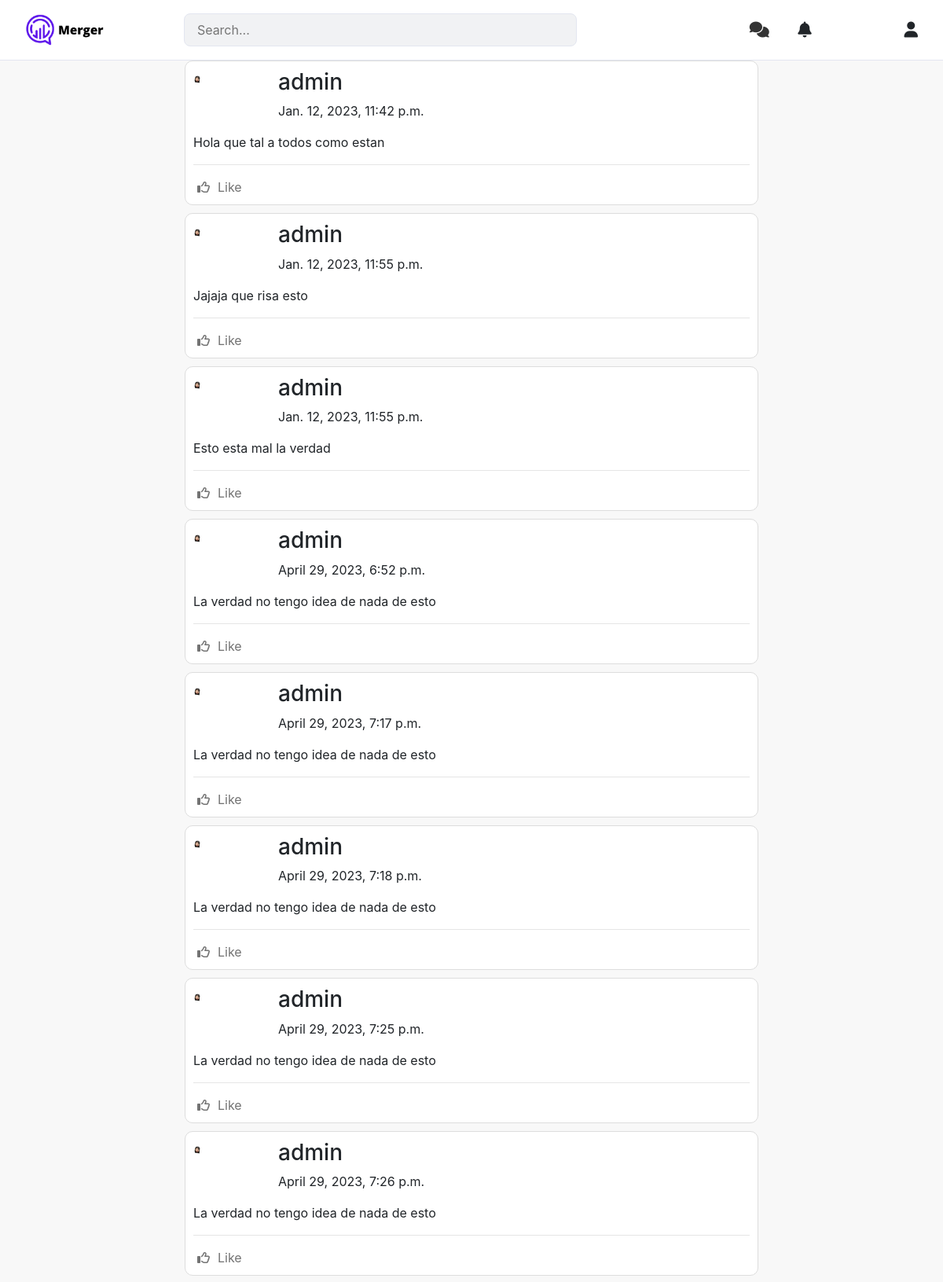
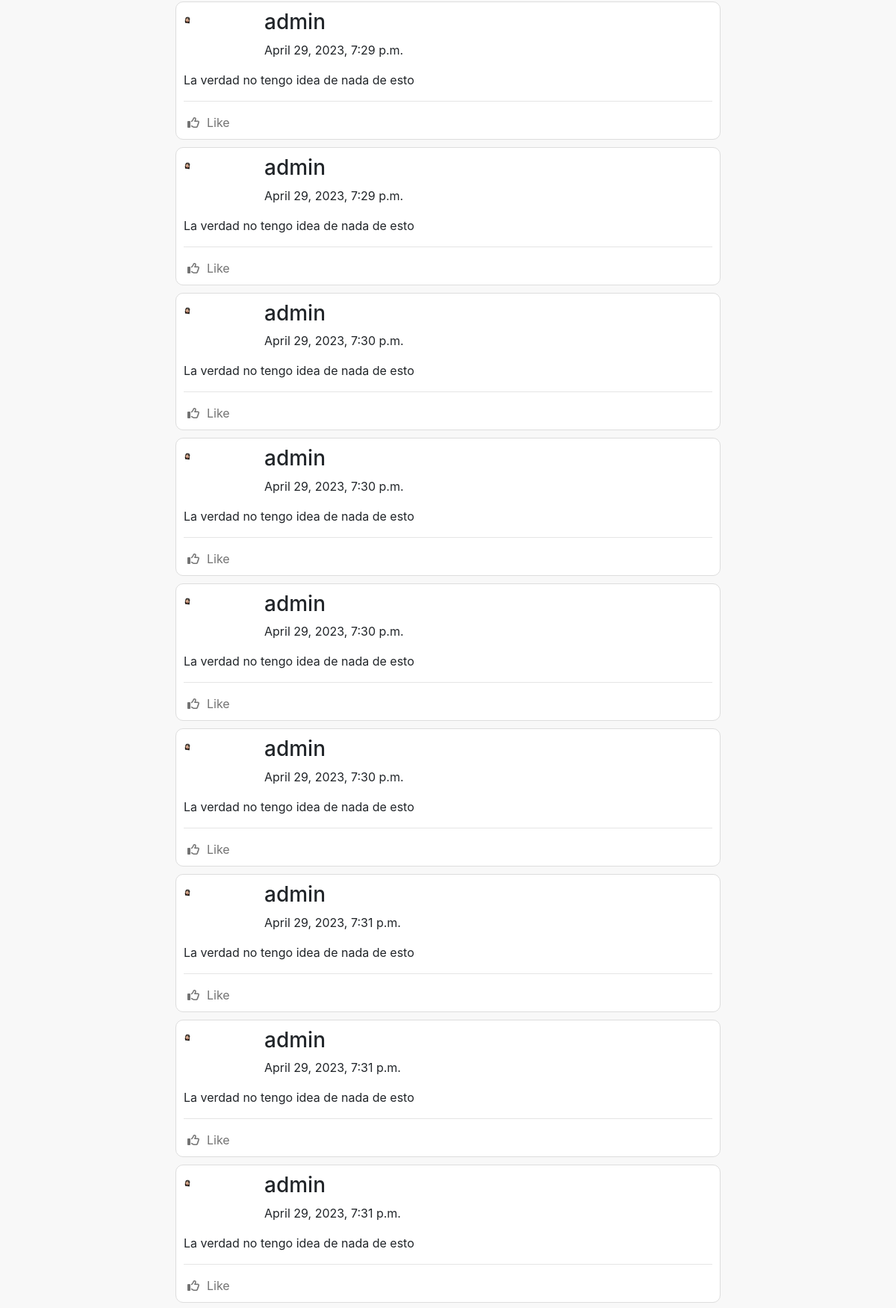
The page / (upper part) on the database its author committed (2 pictures, top to bottom).
### network/models.py (models this page shows)
class Post(models.Model):
    owner = models.ForeignKey(User, related_name="posts", on_delete=models.CASCADE)
    content = models.CharField(max_length=200, blank=False, null=False)
    created_date = models.DateTimeField(auto_now_add=True)
    likes = models.IntegerField(default=0)

class User(AbstractUser):
    avatar_img = models.URLField()
    following = models.ManyToManyField('self', related_name='followers')

### network/views.py (the view)
# urls.py: path("", views.index, name="index"),
def index(request):
    if request.method == 'POST':
        if not request.user.is_authenticated:
            return redirect('index')
        content = request.POST['new_post_content']
        Post.objects.create(owner = request.user, content = content)
    posts = Post.objects.all()
    return render(request, "network/pages/index.html", {'posts': posts})

### network/templates/network/pages/index.html (shortened to what this page needs)
{% extends "network/layout.html" %} {% block body %}
<main class="">
  <div class="wrapper container">
    <div class="row">
      <aside class="col-sm-2">
      </aside>
      <div class="col-sm-8">
        <section class="feed">
          {% for post in posts %}
          <article class="post">
            <header class="row d-flex flex-row ">
              <div class="col-2 profile-pic">
                <img src="../../static/network/avatar.png" alt="" width="10px" />
              </div>
              <div class="col-10 user-info p-0">
                <h3>{{ post.owner.username }}</h3>
                <p>{{ post.created_date }}</p>
              </div>
            </header>
            <div class="content">
              <p>{{ post.content }}</p>
            </div>
            <hr />
            <footer>
              <div class="row actions">
                <div class="action">
                  <i class="fa-regular fa-thumbs-up"></i>
                  <p>Like</p>
                </div>
              </div>
            </footer>
          </article>
          {% endfor %}
        </section>
      </div>
      <aside class="col-sm-2">
      </aside>
    </div>
  </div>
</main>
{% endblock %}

### network/static/network/styles.css (style rules this page uses)
main { background-color: #f8f8f8; }
.post { background-color: #fff; border: 1px solid #ddd; border-radius: 10px; margin-bottom: 10px; padding: 10px; }
.actions { padding: 0 20px; }
.action { display: flex; justify-content: center; align-items: center; gap: 10px; color: #737373; }
.action p { margin: 0; }

### rows shown on the page
Post: owner.username "admin", created_date "Jan. 12, 2023, 11:42 p.m.", content "Hola que tal a todos como estan"
Post: owner.username "admin", created_date "Jan. 12, 2023, 11:55 p.m.", content "Jajaja que risa esto"
Post: owner.username "admin", created_date "Jan. 12, 2023, 11:55 p.m.", content "Esto esta mal la verdad"
Post: owner.username "admin", created_date "April 29, 2023, 6:52 p.m.", content "La verdad no tengo idea de nada de esto"
Post: owner.username "admin", created_date "April 29, 2023, 7:17 p.m.", content "La verdad no tengo idea de nada de esto"
Post: owner.username "admin", created_date "April 29, 2023, 7:18 p.m.", content "La verdad no tengo idea de nada de esto"
Post: owner.username "admin", created_date "April 29, 2023, 7:25 p.m.", content "La verdad no tengo idea de nada de esto"
Post: owner.username "admin", created_date "April 29, 2023, 7:26 p.m.", content "La verdad no tengo idea de nada de esto"
Post: owner.username "admin", created_date "April 29, 2023, 7:29 p.m.", content "La verdad no tengo idea de nada de esto"
Post: owner.username "admin", created_date "April 29, 2023, 7:29 p.m.", content "La verdad no tengo idea de nada de esto"
Post: owner.username "admin", created_date "April 29, 2023, 7:30 p.m.", content "La verdad no tengo idea de nada de esto"
Post: owner.username "admin", created_date "April 29, 2023, 7:30 p.m.", content "La verdad no tengo idea de nada de esto"
Post: owner.username "admin", created_date "April 29, 2023, 7:30 p.m.", content "La verdad no tengo idea de nada de esto"
Post: owner.username "admin", created_date "April 29, 2023, 7:30 p.m.", content "La verdad no tengo idea de nada de esto"
Post: owner.username "admin", created_date "April 29, 2023, 7:31 p.m.", content "La verdad no tengo idea de nada de esto"
Post: owner.username "admin", created_date "April 29, 2023, 7:31 p.m.", content "La verdad no tengo idea de nada de esto"
Post: owner.username "admin", created_date "April 29, 2023, 7:31 p.m.", content "La verdad no tengo idea de nada de esto"
